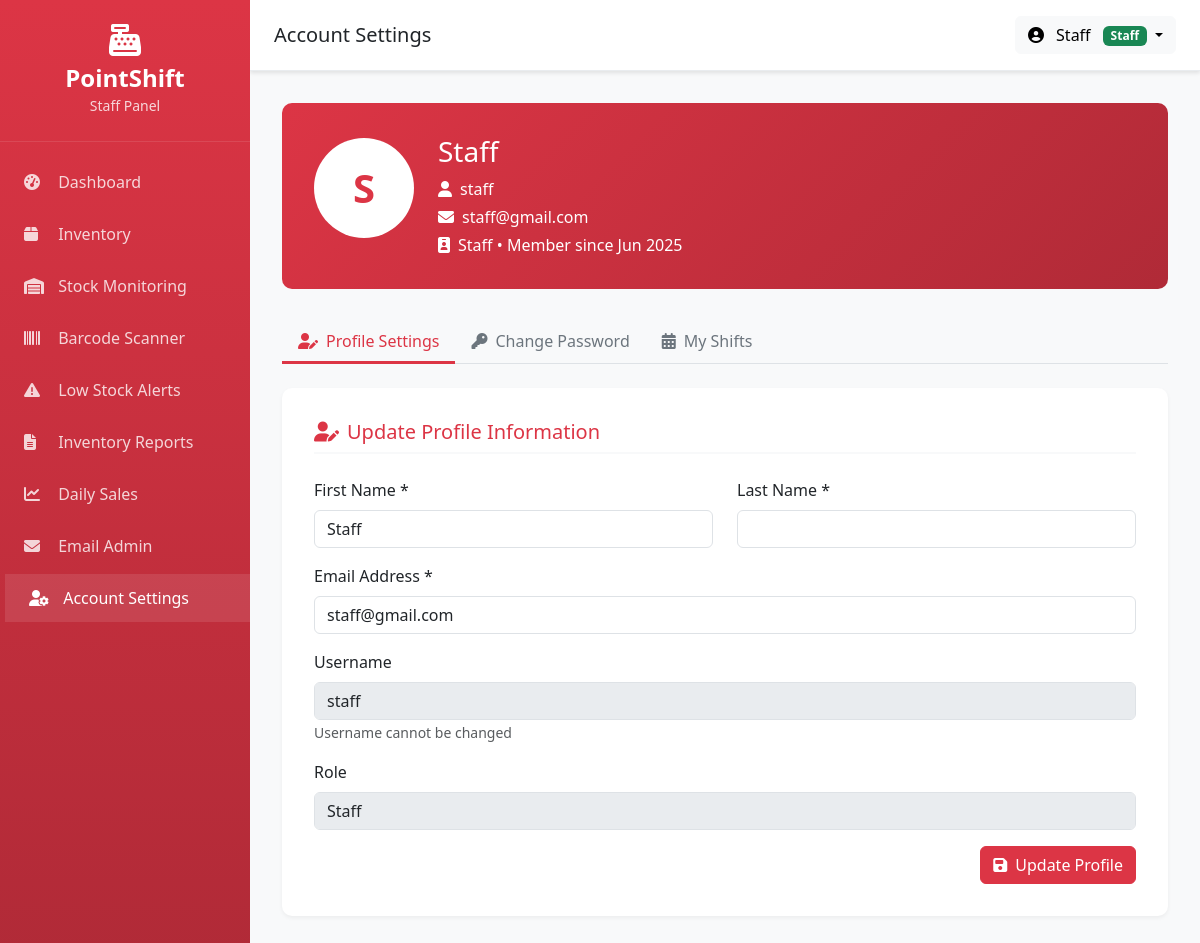
Page /staff/account_settings.php (signed in) on the committed database.
### tables this page shows
CREATE TABLE IF NOT EXISTS `users` (
  `id` int NOT NULL AUTO_INCREMENT,
  `username` varchar(50) NOT NULL,
  `email` varchar(100) NOT NULL,
  `password` varchar(255) NOT NULL,
  `role` enum('admin','staff','cashier') NOT NULL DEFAULT 'staff',
  `first_name` varchar(50) NOT NULL,
  `last_name` varchar(50) NOT NULL,
  `status` enum('active','inactive') DEFAULT 'active',
  `created_at` timestamp NULL DEFAULT CURRENT_TIMESTAMP,
  `updated_at` timestamp NULL DEFAULT CURRENT_TIMESTAMP ON UPDATE CURRENT_TIMESTAMP,
  PRIMARY KEY (`id`),
  UNIQUE KEY `username` (`username`),
  UNIQUE KEY `email` (`email`)
);

### staff/account_settings.php (the view, shortened to what this page needs)
<?php
require_once '../config.php';
$current_user_id = $_SESSION['user_id'];
$stmt = $conn->prepare("SELECT username, email, first_name, last_name, role, created_at FROM users WHERE id = ?");
$stmt->bind_param("i", $current_user_id);
$stmt->execute();
$user_data = $stmt->get_result()->fetch_assoc();
?>
<div class="account-settings-container">
<div class="profile-header">
    <div class="row align-items-center">
        <div class="col-md-auto text-center text-md-start">
            <div class="profile-avatar">
                <?php echo strtoupper(substr($user_data['first_name'], 0, 1) . substr($user_data['last_name'], 0, 1)); ?>
            </div>
        </div>
        <div class="col-md text-center text-md-start">
            <h3 class="mb-2"><?php echo htmlspecialchars($user_data['first_name'] . ' ' . $user_data['last_name']); ?></h3>
            <p class="mb-1"><i class="fas fa-user me-2"></i><?php echo htmlspecialchars($user_data['username']); ?></p>
            <p class="mb-1"><i class="fas fa-envelope me-2"></i><?php echo htmlspecialchars($user_data['email']); ?></p>
            <p class="mb-0"><i class="fas fa-id-badge me-2"></i><?php echo ucfirst($user_data['role']); ?> • Member since <?php echo date('M Y', strtotime($user_data['created_at'])); ?></p>
        </div>
    </div>
</div>
<ul class="nav nav-tabs mb-4" role="tablist">
    <li class="nav-item" role="presentation">
        <button class="nav-link active" id="profile-tab" data-bs-toggle="tab" data-bs-target="#profile-settings" type="button" role="tab">
            <i class="fas fa-user-edit me-2"></i>Profile Settings
        </button>
    </li>
    <li class="nav-item" role="presentation">
        <button class="nav-link" id="password-tab" data-bs-toggle="tab" data-bs-target="#password-settings" type="button" role="tab">
            <i class="fas fa-key me-2"></i>Change Password
        </button>
    </li>
    <li class="nav-item" role="presentation">
        <button class="nav-link" id="shifts-tab" data-bs-toggle="tab" data-bs-target="#shifts-view" type="button" role="tab">
            <i class="fas fa-calendar-alt me-2"></i>My Shifts
        </button>
    </li>
</ul>
<div class="tab-content">
    <div class="tab-pane fade show active" id="profile-settings" role="tabpanel">
        <div class="settings-section">
            <h5><i class="fas fa-user-edit me-2"></i>Update Profile Information</h5>
            <form method="POST">
                <div class="row">
                    <div class="col-md-6 mb-3">
                        <label class="form-label">First Name *</label>
                        <input type="text" class="form-control" name="first_name" value="<?php echo htmlspecialchars($user_data['first_name']); ?>" required>
                    </div>
                    <div class="col-md-6 mb-3">
                        <label class="form-label">Last Name *</label>
                        <input type="text" class="form-control" name="last_name" value="<?php echo htmlspecialchars($user_data['last_name']); ?>" required>
                    </div>
                </div>
                <div class="mb-3">
                    <label class="form-label">Email Address *</label>
                    <input type="email" class="form-control" name="email" value="<?php echo htmlspecialchars($user_data['email']); ?>" required>
                </div>
                <div class="mb-3">
                    <label class="form-label">Username</label>
                    <input type="text" class="form-control" value="<?php echo htmlspecialchars($user_data['username']); ?>" readonly disabled>
                    <small class="text-muted">Username cannot be changed</small>
                </div>
                <div class="mb-3">
                    <label class="form-label">Role</label>
                    <input type="text" class="form-control" value="<?php echo ucfirst($user_data['role']); ?>" readonly disabled>
                </div>
                <div class="text-end">
                    <button type="submit" class="btn btn-danger">
                        <i class="fas fa-save me-2"></i>Update Profile
                    </button>
                </div>
            </form>
        </div>
    </div>
</div>
</div>
<?php
include 'views/layout.php';
?>

### staff/views/layout.php (style rules this page uses)
body { background-color: #f8f9fa; font-family: 'Segoe UI', Tahoma, Geneva, Verdana, sans-serif; }

### staff/account_settings.php (style rules this page uses)
.account-settings-container { padding: 2rem; max-width: 1400px; margin: 0 auto; overflow-y: auto; height: calc(100vh - 70px); }
.settings-section { background: white; border-radius: 10px; padding: 2rem; margin-bottom: 1.5rem; box-shadow: 0 2px 4px rgba(0,0,0,0.05); }
.settings-section h5 { color: #dc3545; margin-bottom: 1.5rem; padding-bottom: 0.5rem; border-bottom: 2px solid #f8f9fa; }
.profile-header { background: linear-gradient(135deg, #dc3545 0%, #b02a37 100%); color: white; padding: 2rem; border-radius: 10px; margin-bottom: 2rem; }
.profile-avatar { width: 100px; height: 100px; border-radius: 50%; background: white; display: flex; align-items: center; justify-content: center; font-size: 2.5rem; color: #dc3545; font-weight: bold; margin-bottom: 1rem; }
.nav-tabs .nav-link { color: #6c757d; border: none; border-bottom: 3px solid transparent; font-weight: 500; }
.nav-tabs .nav-link.active { color: #dc3545; border-bottom: 3px solid #dc3545; background: transparent; }

### rows in the picture
users: first_name+last_name "S", first_name+last_name "Staff", username "staff", email "staff@gmail.com", role "Staff", created_at "Jun 2025", first_name "Staff"

### other values in the picture
$title "Account Settings"
$firstName . ' ' . $lastName "Staff"
